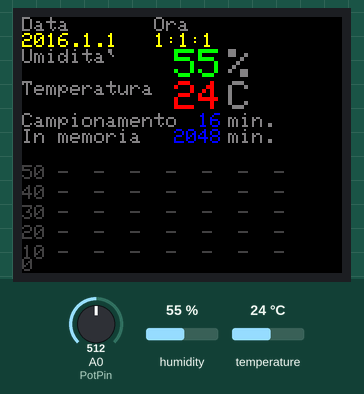
Bench run of a sketch on a simulated Arduino Uno, built with avr-gcc and run on an emulated ATmega328P. Shown: 160×128 colour display. The inputs (shaded band) are chosen by the test bench; at power-on: temperature 24 °C, A0 (PotPin) = 512, humidity 55 %. What the sketch prints to the serial monitor is not drawn.

Above: at 3.2 s.
3.3 s: temperature set to 12 °C
At 5.1 s:
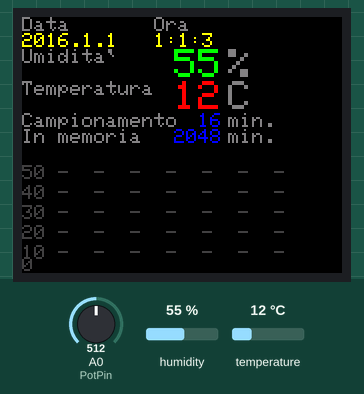
5.8 s: A0 (PotPin) set to 716
At 6.8 s:
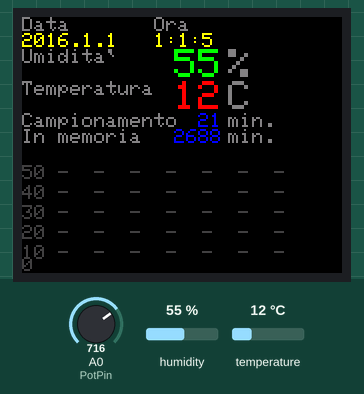
7.8 s: humidity set to 22 %
At 9.0 s:
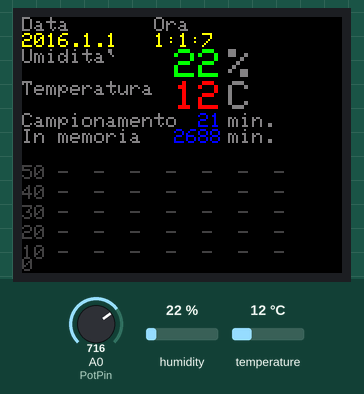
10.8 s: A0 (PotPin) set to 900
At 11.8 s:
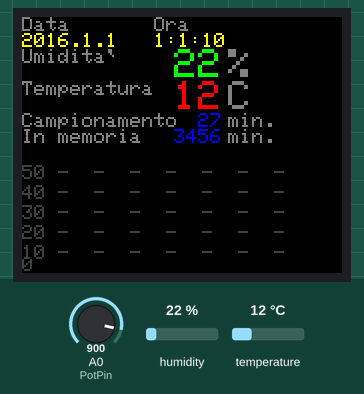
12.8 s: temperature set to 19 °C
At 14.1 s:
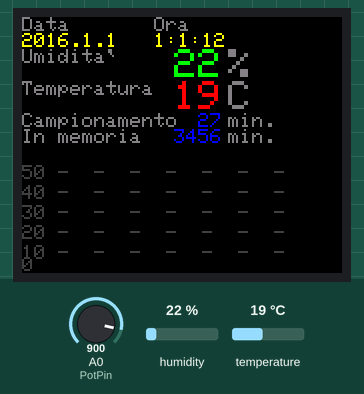
15.8 s: A0 (PotPin) set to 1023
At 16.9 s:
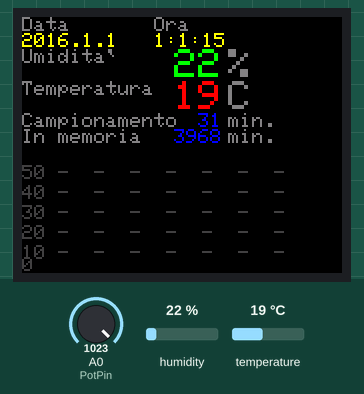
Timing chart, 0 to 18.8 s (numbered marks = the images above; inputs shaded):
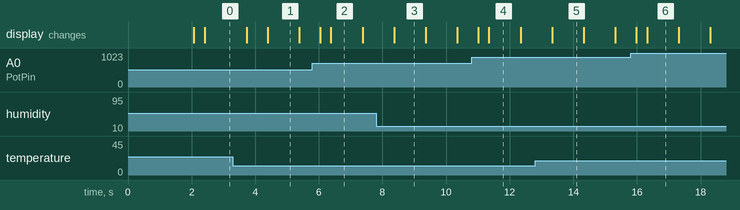

The sketch:

porthable_adle.ino
```cpp
/*
 * Programma per la lettura di una sonda DHT11, ovvero, Temperatura e Umidita`.
 * Oltre alla visualizzazione su schermo TFT LCD dei valori in formato testo,
 * viene realizzato un grafico temporale, con l'ausilio di un ESP8266.
 * Tramite quest'ultimo, i dati delle letture verranno inviati ad un MQTT Broker.
 *
 * Versione MQTT: porthable ADLE
 * . ATMEGA
 * . DHT11
 * . LCD TFT 1,44"
 * . ESP8266 su seriale standard arduino
 * . Potenziometro per regolazione tempi grafico
 *
 * Visto che utilizzo la seriale standard, non posso mandargli
 * messaggi di stato o di errore, perche` il modulo ESP le
 * invierebbe come dati al broker MQTT.
 * Forse a video ?
 */

#include <TFT.h>  // Arduino LCD library
//#include <SPI.h>
#include <dht11.h>  // Cambio libreria
//#include <DS1302RTC.h>
//#include <Time.h>
//#include <SoftwareSerial.h> // ESP8266
#include <TimeLib.h>        // Libreria per gestione data/ora


// TFT LCD
// pin definition for the LCD (Uno, Nano)
#define cs   10
#define dc   8
#define rst  9

// create an instance of the library
TFT TFTscreen = TFT(cs, dc, rst);

// DHT11, Sensore di temperatura e umidita`
dht11 DHT;
#define DHT11_PIN 4

int ReadHumidity = 0;
int ReadTemperature = 0;
int Humidity = 0;
int Temperature = 0;
int MemReadHumidity = 0;
int MemReadTemperature = 0;
int MemHumidity = 0;
int MemTemperature = 0;

// Init the DS1302
// Set pins:  CE, IO,CLK
//DS1302RTC RTC(5, 6, 7);

// ESP8266
//SoftwareSerial espSerial(2,3); // RX e` il 2,TX e` il 3, collegati a ESP8266

/*
 * Variabili accessorie per stampe sul display e memorizzazioni
 */
// char array to print to the screen, only Humidity & Temperature ?
char SensorTPrintout[3];
char SensorHPrintout[3];
char DataPrintout[11];
char TimePrintout[9];

// e memorie ..
char MemSensorHPrintout[6];
char MemSensorTPrintout[6];
char MemDataPrintout[11];
char MemTimePrintout[9];

int Day = 1;
int Month = 1;
int Year = 2016;
int Hours = 1;
int Minutes = 1;
int Seconds = 1;
int MemSeconds = 0;
int MemMinutes = 1;
int MemHours = 0; // Aggiunta per aggiornamento dell'orario (che non funziona bene ?)
int MemDay = 0;

// int array per creazione grafico
/*
 * Ho dovuto usare degli interi, sia per limitare l'uso di memoria
 * che per ragioni pratiche di stampa del grafico tramite accensione
 * dei pixel dello schermo LCD
 */
int ArrayTemperature[128];
int ArrayHumidity[128];
int CycleArray = 0; // Valori ciclici da 0 a 127

//Variabili per Potenziometro
int PotPin = A0;
int PotValue = 0;
int TimeGraph = 0;
int MemTimeGraph = 0;
char TimeGraphPrintout[3];
char MemTimeGraphPrintout[3];
// e Grafico
char TotalTimeGraphPrintout[5];
char MemTotalTimeGraphPrintout[5];


void writeTextStatic() {
  /*
   * Le lettere sono alte 7 e larghe 5
   * Quindi considerare 6 di occupazione orizzontale
  */
  // write the static text to the screen
  // set the font color to gray
  TFTscreen.stroke(128, 128, 128);
  // set the font size
  TFTscreen.setTextSize(1);
  // write the text to the top left corner of the screen
  // write the text
  TFTscreen.text("Data       Ora", 0, 0);
  // write the text
  TFTscreen.text("Umidita`", 0, 16);
  // write the text
  TFTscreen.text("Temperatura", 0, 32);
  // write the text
  TFTscreen.text("Campionamento", 0, 48);
  // write the text
  TFTscreen.text("min.", 103, 48);
  // write the text
  TFTscreen.text("In memoria", 0, 56);
  // write the text
  TFTscreen.text("min.", 103, 56);
  /*
   * Volevo mettere delle tacche, ha senso ?
   * .. write ..
   */
  TFTscreen.stroke(64, 64, 64);  // gray 75%
  TFTscreen.text("50 -  -  -  -  -  -  -", 0, 74);
  TFTscreen.text("40 -  -  -  -  -  -  -", 0, 84);
  TFTscreen.text("30 -  -  -  -  -  -  -", 0, 94);
  TFTscreen.text("20 -  -  -  -  -  -  -", 0, 104);
  TFTscreen.text("10 -  -  -  -  -  -  -", 0, 114);
  TFTscreen.text("0", 0, 120);

  // set the font color to white
  TFTscreen.stroke(128, 128, 128);
  // set the font size
  TFTscreen.setTextSize(2);
  // write the text
  TFTscreen.text("%\n ", 103, 16);
  // write the text
  TFTscreen.text("C\n ", 103, 32);

}

/*
 * Era usata dalla RTC, non serve ora.
void print2digits(int number) {
  if (number >= 0 && number < 10)
    Serial.write('0');
  Serial.print(number);
}
 */

void setup() {

  /*
  * Visto che si avvia sempre con orario 1970 ....
  * fisso una data che permetta il corretto funzionamento,
  * altrimenti il grafico inizia sempre all'accensione,
  * mentre deve rispettare la mezz'ora impostata.
  *
  * setTime(Ora,Minuti,Secondi,Giorno,Mese,Anno);
  */
  setTime(Hours,Minutes,Seconds,Day,Month,Year); // alternative to above, yr is 2 or 4 digit yr (2010 or 10 sets year to 2010)

  // Setup Serial connection
  Serial.begin(9600);

  //Serial.println("Serial.begin(9600)");

  // Setup serial ESP8266
  //espSerial.begin(9600);
  //Serial.println("espSerial.begin(9600)");

  //espSerial.setTimeout(15000);

/*
  Serial.println("DS1302RTC Read Test");
  Serial.println("-------------------");

  // Activate RTC module
  Serial.println("RTC module activated");
  Serial.println();
  delay(500);

  if (RTC.haltRTC()) {
    Serial.println("The DS1302 is stopped.  Please run the SetTime");
    Serial.println("example to initialize the time and begin running.");
    Serial.println();
  }
  if (!RTC.writeEN()) {
    Serial.println("The DS1302 is write protected. This normal.");
    Serial.println();
  }
*/

  // TFT
  // Put this line at the beginning of every sketch that uses the GLCD:
  TFTscreen.begin();

  // clear the screen with a black background
  TFTscreen.background(0, 0, 0);

  writeTextStatic();

  delay(2000);
  //Serial.println("* END setup! *");

}

void loop() {

  //Serial.println("* Start LOOP *");
/*
  //RTC
  tmElements_t tm;

  Serial.print("UNIX Time: ");
  Serial.print(RTC.get());

  if (! RTC.read(tm)) {
    Serial.print("  Time = ");
    print2digits(tm.Hour);
    Serial.write(':');
    print2digits(tm.Minute);
    Serial.write(':');
    print2digits(tm.Second);
    Serial.print(", Date (D/M/Y) = ");
    Serial.print(tm.Day);
    Serial.write('/');
    Serial.print(tm.Month);
    Serial.write('/');
    Serial.print(tmYearToCalendar(tm.Year));
    Serial.print(", DoW = ");
    Serial.print(tm.Wday);
    Serial.println();
  } else {
    Serial.println("DS1302 read error!  Please check the circuitry.");
    Serial.println();
    delay(9000);
  }
*/

  // DHT11
  // READ DATA
  /*
   * Cambio, elimino le stampe a seriale, lascio solo quelle di errore
   * Sposto la lettura dei valori sull'OK.
   */
  //Serial.print("DHT11, \t");
  int chk = DHT.read(DHT11_PIN);
  switch (chk) {
    case DHTLIB_OK:
      //Serial.print("OK,\t");
      ReadTemperature = DHT.temperature;
      ReadHumidity = DHT.humidity;
      break;
    case DHTLIB_ERROR_CHECKSUM:
      //Serial.println("DHT11: Checksum error,\t");
      break;
    case DHTLIB_ERROR_TIMEOUT:
      //Serial.println("DHT11: Time out error,\t");
      break;
    default:
      //Serial.println("DHT11: Unknown error,\t");
      break;
  }

  /*
   * Visto che il valore letto e` incostante, aggiungo un ciclo di conferma
   * prima di memorizzare:
   *
   * Se temperatura letta divera,
   * e se la memoria e` diversa da quella in lettura ..
   * memorizzo,
   * se e` uguale,
   * metto la memoria in "valore ok"
   */
  if (ReadHumidity != Humidity) {
    if (MemReadHumidity != ReadHumidity) {
      MemReadHumidity = ReadHumidity;
    }
    else {
      Humidity = MemReadHumidity;
    }
  }

  if (ReadTemperature != Temperature) {
    if (MemReadTemperature != ReadTemperature) {
      MemReadTemperature = ReadTemperature;
    }
    else {
      Temperature = MemReadTemperature;
    }
  }
  /* Fine controllo e memorizzazione nuovi valori */

  // DISPLAY DATA
  //Serial.print(Humidity, 1);
  //Serial.print(",\t");
  //Serial.println(Temperature, 1);

  // LCD
  // Read the value from DHT11
  String sensorValH = String(Humidity);
  String sensorValT = String(Temperature);

  // convert the reading to a char array
  sensorValH.toCharArray(SensorHPrintout, 3);
  sensorValT.toCharArray(SensorTPrintout, 3);

  // Gestione DATA/ORA proveniente da ESP8266 via seriale
  while (Serial.available() > 0) {
    String inString = Serial.readStringUntil('\n');
    //Serial.println(inString);
    // Se la stringa inizia per ... la riga successiva conterra` la data e ora
    if (inString.startsWith("Date:")) {
      Day = Serial.parseInt();
      Month = Serial.parseInt();
      Year = Serial.parseInt();
      Hours = Serial.parseInt();
      Minutes = Serial.parseInt();
      Seconds = Serial.parseInt();
      //Serial.println(now());
    }
    // Ogni ora aggiorno ..
  }

  if (Hours != MemHours) {
    setTime(Hours,Minutes,Seconds,Day,Month,Year); // alternative to above, yr is 2 or 4 digit yr (2010 or 10 sets year to 2010)
    MemHours = Hours;
  }

  /*
   * Queste le devo comunque eseguire ..
   * servono per la conversione in stringa e la stampa sul display
   * (Ho messo i "." come la stringa dell'ESP)
   */
  String DataVal1 = String(year());
  String DataVal2 = String(DataVal1 + "." + month());
  String DataValDay = String(DataVal2 + "." + day());
  String DataVal3 = String(hour());
  String DataVal4 = String(DataVal3 + ":" + minute());
  String DataValTime = String(DataVal4 + ":" + second());
  DataValDay.toCharArray(DataPrintout, 11);
  DataValTime.toCharArray(TimePrintout, 9);

  // set the font size for date/time
  TFTscreen.setTextSize(1);

  // Date/time
  /*
   *  Se valore e` diverso dalla memoria,
   *  [ri]scrivo la memoria e poi il valore,
   *  poi metto la memoria uguale al valore
   */
  if (Day != MemDay) {
    /*Serial.print("Compare: ");
    Serial.print(MemDataPrintout);
    Serial.print(" - ");
    Serial.println(DataPrintout);*/
    // erase the text you just wrote
    TFTscreen.stroke(0, 0, 0);
    TFTscreen.text(MemDataPrintout, 0, 8);
    // set the font color
    TFTscreen.stroke(255, 255, 0);
    // print
    TFTscreen.text(DataPrintout, 0, 8);
    // Memorie
    MemDay = Day;
    strcpy (MemDataPrintout, DataPrintout);
  }

  /*
   * L'utilizzo dei secondi non e` propriamente corretto, perche` potrebbe
   * per pura coincidenza, ripetersi un cambio lettura al medesimo "secondo"
   * ma di un minuto/i successivo/i .. solo che non funziona la comparazione
   * fra le stringhe ..
   */
  if (second() != MemSeconds) {
    /*Serial.print("Compare: ");
    Serial.print(MemTimePrintout);
    Serial.print(" - ");
    Serial.println(TimePrintout);*/
    // erase the text you just wrote
    TFTscreen.stroke(0, 0, 0);
    TFTscreen.text(MemTimePrintout, 66, 8);
    // set the font color
    TFTscreen.stroke(255, 255, 0);
    // print
    TFTscreen.text(TimePrintout, 66, 8);
    // Memorie
    MemSeconds = second();
    strcpy (MemTimePrintout, TimePrintout);
  }

  // set the font size for humidity/temperature
  TFTscreen.setTextSize(2);

  // Humidity
  if (Humidity != MemHumidity) {
    // erase the text you just wrote
    TFTscreen.stroke(0, 0, 0);
    TFTscreen.text(MemSensorHPrintout, 76, 16);
    // set the font color
    TFTscreen.stroke(0, 255, 0);
    // print the sensor value
    TFTscreen.text(SensorHPrintout, 76, 16);
    MemHumidity = Humidity;
    strcpy (MemSensorHPrintout, SensorHPrintout);
  }

  // Temperature
  if (Temperature != MemTemperature) {
    // erase the text you just wrote
    TFTscreen.stroke(0, 0, 0);
    TFTscreen.text(MemSensorTPrintout, 76, 32);
    // set the font color
    TFTscreen.stroke(255, 0, 0);
    // print the sensor value
    TFTscreen.text(SensorTPrintout, 76, 32);
    Serial.println(SensorTPrintout); // ESP8266
    MemTemperature = Temperature;
    strcpy (MemSensorTPrintout, SensorTPrintout);
  }

  // set the font size for potentiometer
  TFTscreen.setTextSize(1);

  /*
   * Inserisco qua la gestione del potenziometro e del grafico
   */
  PotValue = analogRead(PotPin);
  TimeGraph = map(PotValue,0,1023,1,31);  // da 1 a 30 minuti, ho dovuto restringere il campo causa sensibilita` potenziometro
  // Potenziometro
  String stringTimeGraph = String(TimeGraph);
  // convert the reading to a char array
  stringTimeGraph.toCharArray(TimeGraphPrintout, 3);
  // Grafico
  String stringTimeGraph128 = String(TimeGraph * 128);
  // convert the reading to a char array
  stringTimeGraph128.toCharArray(TotalTimeGraphPrintout, 5);
  if (TimeGraph != MemTimeGraph) {
    // erase the text you just wrote
    TFTscreen.stroke(0, 0, 0);
    TFTscreen.text(MemTimeGraphPrintout, 88, 48);
    TFTscreen.text(MemTotalTimeGraphPrintout, 76, 56);
    // set the font color
    TFTscreen.stroke(0, 0, 255);
    // print the sensor value
    TFTscreen.text(TimeGraphPrintout, 88, 48);
    TFTscreen.text(TotalTimeGraphPrintout, 76, 56);
    MemTimeGraph = TimeGraph;
    strcpy (MemTimeGraphPrintout, TimeGraphPrintout);
    strcpy (MemTotalTimeGraphPrintout, TotalTimeGraphPrintout);
  }

  /*
   * Devo stare attento perche` questa routine dev'essere eseguita
   * una sola volta, quindi: ATTENZIONE alle condizioni!
   *
   * Aggiorno ogni X-minuto/i non m'interessa da quando ho acceso,
   * preferisco sia "fisso", come i termostati in casa ..
   *
   * Aggiorna una sola volta nello stesso minuto,
   * e aggiorna solo se la divisione non da` resto
   */
  if (minute() != MemMinutes && (minute() % TimeGraph == 0)) {
    // Stampa array su LCD
    /*
    * Stampa i 128 (come i pixel) valori di temperatura e umidita`,
    * creando un grafico.
    * Al solito, devo prima eliminare la scritta precedente
    * e poi mettere la nuova.
    */
    // Prima cancello le scritte
    TFTscreen.stroke(0, 0, 0);
    for (CycleArray = 127; CycleArray >= 0; CycleArray--) {
      TFTscreen.point(CycleArray, 127 - ArrayHumidity[CycleArray]);
      TFTscreen.point(CycleArray, 127 - ArrayTemperature[CycleArray]);
    }
    // Poi shifto e aggiorno con l'ultimo valore
    for (CycleArray = 0; CycleArray <= 126; CycleArray++) {
      ArrayHumidity[CycleArray] = ArrayHumidity[CycleArray+1];
      ArrayTemperature[CycleArray] = ArrayTemperature[CycleArray+1];
    }
    // Quando finisce e` al 127 e posso scrivere il dato nuovo
    ArrayHumidity[CycleArray] = Humidity;
    ArrayTemperature[CycleArray] = Temperature;
    // Memorizzo il tempo attuale
    MemMinutes = minute();
    // Scrivo ..
    for (CycleArray = 127; CycleArray >= 0; CycleArray--) {
      TFTscreen.stroke(0, 255, 0);
      TFTscreen.point(CycleArray, 127 - ArrayHumidity[CycleArray]);
      TFTscreen.stroke(255, 0, 0);
      TFTscreen.point(CycleArray, 127 - ArrayTemperature[CycleArray]);
    }
  }

  /*
   * Mi sa che i delay serva per la stabilita` delle letture
   * Cerco di tenerlo il piu` basso possibile, a 200 funziona, metto 300 per sicurezza
   */
  delay(300);
}
```
